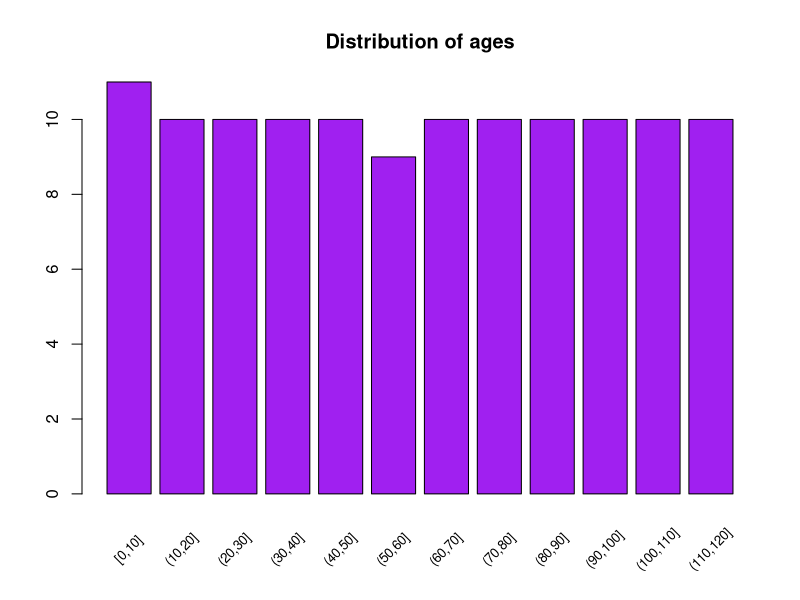
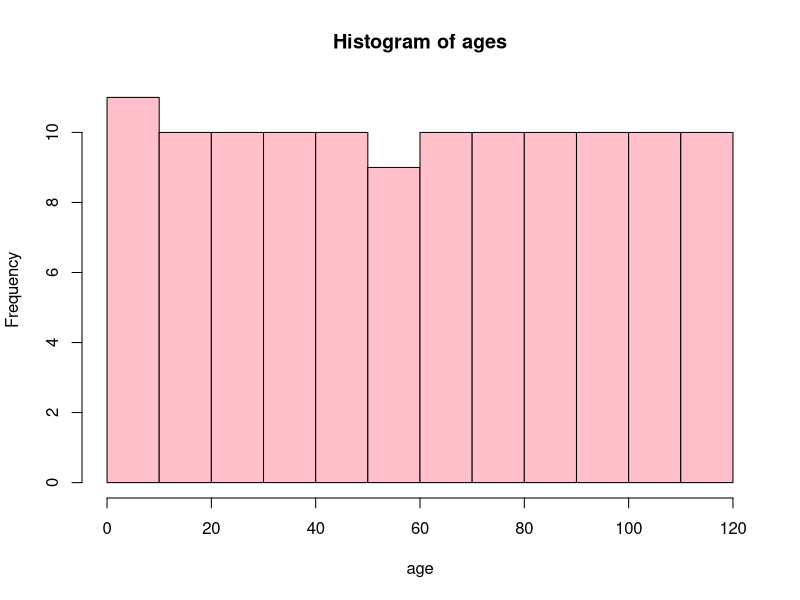

These figures' R source, in order:
## ---- chunk 1
knitr::opts_chunk$set(echo = TRUE)
## ---- chunk 2
(aRray <- array(1:24, dim = c(3, 4, 2)))
class(aRray)
## ---- chunk 3
dim(aRray)
aRray[1, 1, 2] # row 1, column 1, of the 2nd matrix "slice"
## ---- chunk 4
L <- list()
A <- matrix(0, 5, 6)

L$A <- A
L$my_seq <- sample(10, 5)
L$Bool <- TRUE
L[["iris_head"]] <- head(iris, 3)
length(L)

L[[5]] <- "I am learning R"
names(L)
names(L)[5] <- "String"
names(L)
## ---- chunk 5
mylist <- list("matrix" = A,
               "sequence" = 1:5,
               "Bool" = TRUE)
mylist$matrix
class(mylist[[1]])
mylist[c("matrix", "Bool")]
## ---- chunk 6
set.seed(123)
n <- 120
df <- data.frame(
  "ID"  = paste0("Particip_", 1:n),
  "age" = sample(0:120, size = n)
)
head(df, 5)
## ---- chunk 7
brks <- seq(0, 120, by = 10)
df$age_groups <- cut(df$age, breaks = brks, include.lowest = TRUE)
head(df, 5)
## ---- chunk 8
(counts <- table(df$age_groups))
## ---- chunk 9
x <- barplot(counts, col = "purple", main = "Distribution of ages", xaxt = "n")
text(x = x, y = -1.5, cex = 0.8, xpd = TRUE, srt = 45, labels = names(counts))
## ---- chunk 10
hist(df$age, main = "Histogram of ages", xlab = "age", col = "pink", breaks = 12)
## ---- chunk 11
df$ID[df$age_groups == "(70,80]"]
## ---- chunk 12
l <- split(df, df$age_groups)
names(l)
l$`(70,80]`$ID
## ---- chunk 13
df2 <- data.frame(x = rnorm(10), y = rpois(10, 2))
head(df2, 3)
